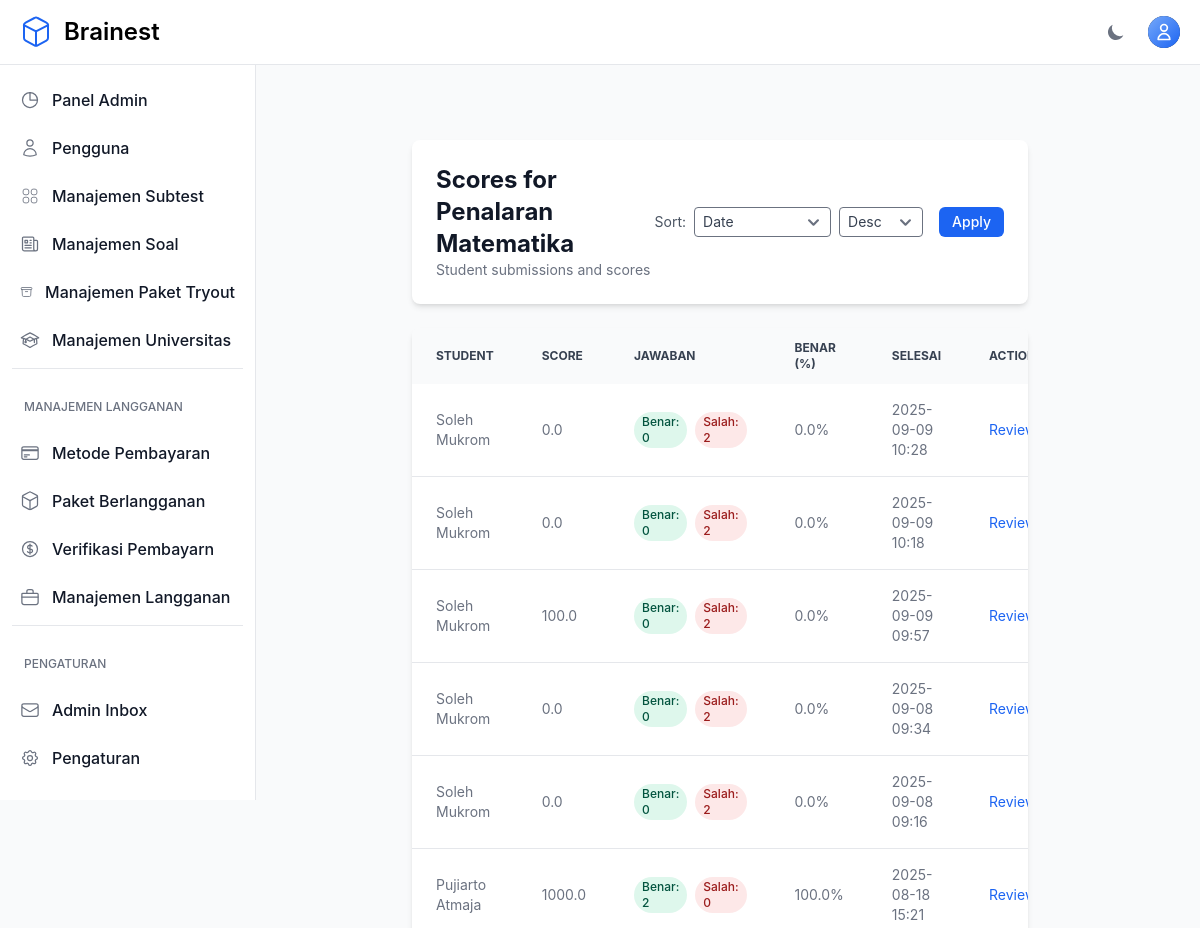
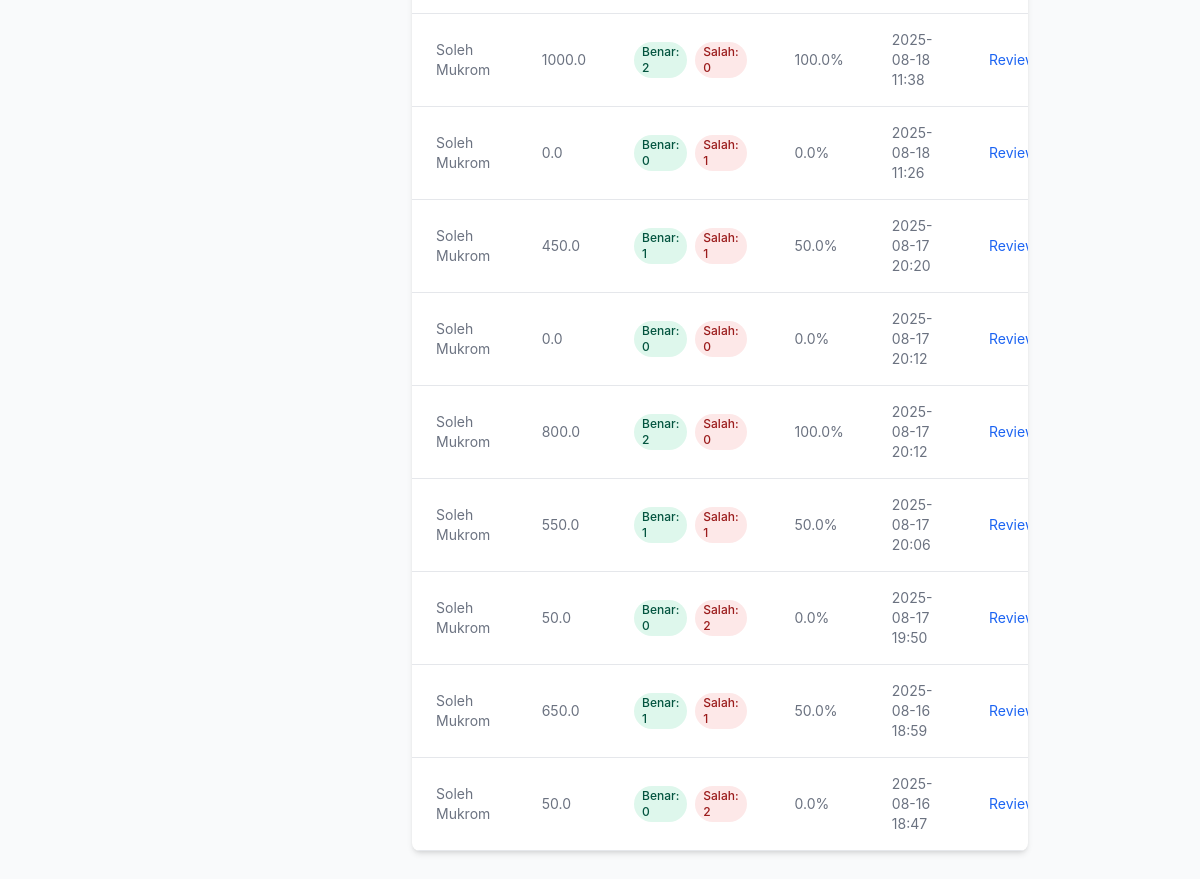
Page /teacher/categories/37/scores/ (signed in) on the earlier database version (2 pictures, top to bottom).
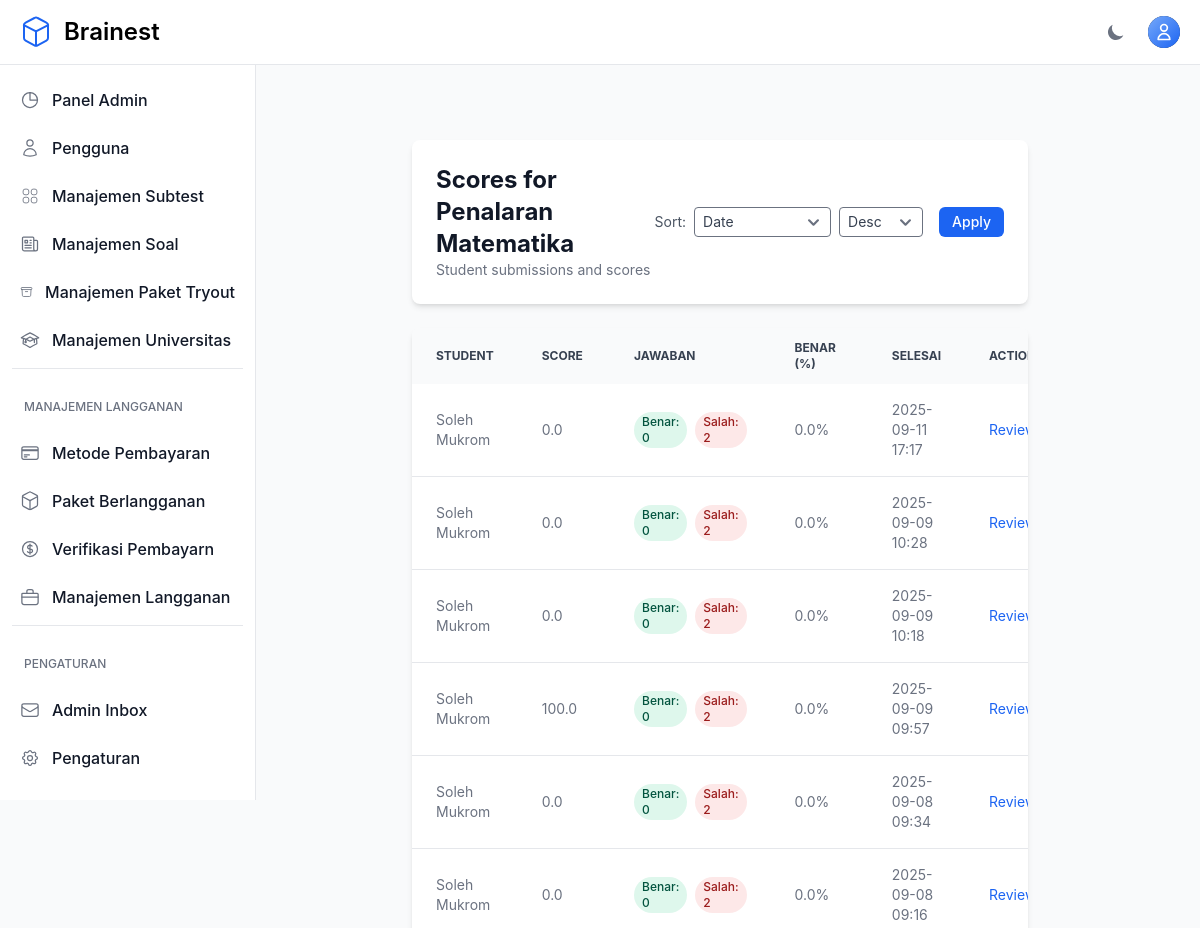
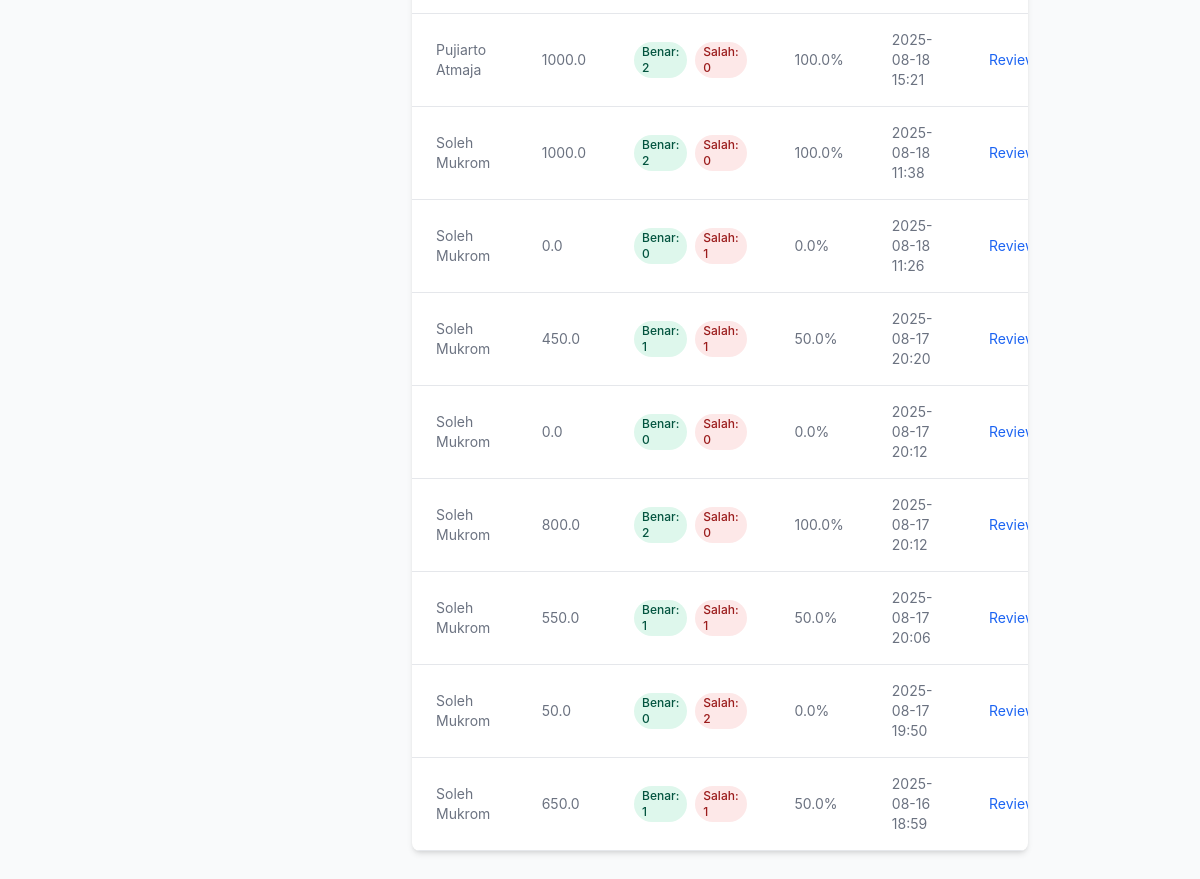
Same page on the later database version (2 pictures, top to bottom).
### otosapp/models.py (models this page shows, shortened)
class Category(models.Model):
    SCORING_METHODS = [
        ('default', 'Default'),
        ('custom', 'Custom'),
        ('utbk', 'UTBK'),
    ]
    category_name = models.CharField(max_length=200)
    time_limit = models.IntegerField(default=60, help_text="Time limit in minutes (default: 60 minutes)")
    scoring_method = models.CharField(max_length=10, choices=SCORING_METHODS, default='default')
    passing_score = models.FloatField(default=75.0, help_text="Minimum score required to pass (0-100)")
    release_date = models.DateTimeField(default=timezone.now, help_text="Tanggal rilis subtest ini")
    created_by = models.ForeignKey(
        User,
        on_delete=models.SET_NULL,
        null=True,
        blank=True,
        related_name='categories_created',
        help_text='Teacher who created this category'
    )
    teachers = models.ManyToManyField(
        User,
        related_name='teaching_categories',
        blank=True,
        help_text='Additional teachers assigned to this category'
    )

class Test(models.Model):
    student = models.ForeignKey(
        User, on_delete=models.CASCADE,
        limit_choices_to={'userprofile__role__role_name': 'Student'},
        related_name="tests"
    )
    score = models.FloatField(default=0, verbose_name="Score")
    date_taken = models.DateTimeField(auto_now_add=True, verbose_name="Date Taken")
    start_time = models.DateTimeField(null=True, blank=True, verbose_name="Test Start Time")
    end_time = models.DateTimeField(null=True, blank=True, verbose_name="Test End Time")
    time_limit = models.IntegerField(default=60, verbose_name="Time Limit (minutes)")
    is_submitted = models.BooleanField(default=False, verbose_name="Is Submitted")
    categories = models.ManyToManyField(Category, related_name="tests", blank=True)
    tryout_package = models.ForeignKey(
        TryoutPackage,
        on_delete=models.CASCADE,
        null=True,
        blank=True,
        help_text="Paket tryout yang digunakan (jika ada)"
    )
    current_question = models.IntegerField(default=1, verbose_name="Current Question Index")

class User(AbstractUser):
    email = models.EmailField(unique=True)
    phone_number = models.CharField(max_length=20, null=True, blank=True, verbose_name='Phone Number')
    USERNAME_FIELD = 'email'
    REQUIRED_FIELDS = ['username']
    role = models.ForeignKey('Role', on_delete=models.SET_NULL, null=True)
    profile_picture = models.ImageField(upload_to='profile_pictures/', null=True, blank=True, storage=get_storage, max_length=500)
    groups = models.ManyToManyField(
        Group,
        related_name="custom_user_set",  # Add a custom related name here
        blank=True,
        help_text="The groups this user belongs to.",
        verbose_name="groups"
    )
    user_permissions = models.ManyToManyField(
        Permission,
        related_name="custom_user_permissions",  # Add a custom related name here
        blank=True,
        help_text="Specific permissions for this user.",
        verbose_name="user permissions"
    )
    def is_admin(self):
        return self.role and self.role.role_name == 'Admin'

### otosapp/views.py (the view, shortened to what this page needs)
# urls.py: path('teacher/categories/<int:category_id>/scores/', views.teacher_view_student_scores, name='teacher_view_student_scores'),
@login_required
@admin_or_teacher_required
def teacher_view_student_scores(request, category_id):
    category = get_object_or_404(Category, id=category_id)
    if not (request.user.is_admin() or category.created_by == request.user or category.teachers.filter(pk=request.user.pk).exists()):
        raise PermissionDenied
    tests_qs = Test.objects.filter(
        categories=category,
        is_submitted=True
    ).select_related('student').distinct()
    tests_qs = tests_qs.annotate(
        correct_count_ann=Count(
            'answers',
            filter=Q(answers__question__category=category) & (
                Q(answers__selected_choice__is_correct=True) |
                Q(answers__question__question_type='essay', answers__text_answer__isnull=False)
            ),
            distinct=True
        ),
        wrong_count_ann=Count(
            'answers',
            filter=Q(answers__question__category=category) & (
                Q(answers__selected_choice__is_correct=False) |
                Q(answers__question__question_type='essay', answers__text_answer__isnull=True)
            ),
            distinct=True
        ),
    )
    sort = request.GET.get('sort', 'date')
    order = request.GET.get('order', 'desc')
    if sort == 'score':
        sort_field = 'score'
    elif sort == 'correct':
        sort_field = 'correct_count_ann'
    else:
        sort_field = 'date_taken'
    if order == 'asc':
        tests_qs = tests_qs.order_by(sort_field)
    else:
        tests_qs = tests_qs.order_by('-' + sort_field)
    paginator = Paginator(tests_qs, 15)
    page = request.GET.get('page')
    try:
        tests_page = paginator.page(page)
    except PageNotAnInteger:
        tests_page = paginator.page(1)
    except EmptyPage:
        tests_page = paginator.page(paginator.num_pages)
    for test in tests_page:
        test.correct_count = getattr(test, 'correct_count_ann', None)
        test.wrong_count = getattr(test, 'wrong_count_ann', None)
        total_answered = (test.correct_count or 0) + (test.wrong_count or 0)
        if total_answered > 0:
            try:
                test.percent_correct = round((test.correct_count / total_answered) * 100, 1)
            except Exception:
                test.percent_correct = 0.0
        else:
            test.percent_correct = 0.0
    return render(request, 'teacher/student_scores.html', {'tests': tests_page, 'category': category})

### otosapp/templates/teacher/student_scores.html (shortened to what this page needs)
{% extends 'base.html' %}
{% block content %}
<section class="bg-gray-50 dark:bg-gray-900 p-3 sm:p-5 antialiased">
  <div class="mx-auto max-w-screen-xl px-4 lg:px-12">
    <div class="bg-white dark:bg-gray-800 relative shadow-md sm:rounded-lg overflow-hidden mb-6">
      <div class="p-6 flex items-center justify-between">
        <div>
          <h1 class="text-2xl font-bold text-gray-900 dark:text-white">Scores for {{ category.category_name }}</h1>
          <p class="text-sm text-gray-500 dark:text-gray-400">Student submissions and scores</p>
        </div>
        <form method="get" class="flex items-center gap-2">
          <label class="text-sm text-gray-600 dark:text-gray-300">Sort:</label>
          <select name="sort" class="rounded px-2 py-1 text-sm bg-white dark:bg-gray-700 text-gray-700 dark:text-gray-200">
            <option value="date" {% if request.GET.sort == 'date' or not request.GET.sort %}selected{% endif %}>Date</option>
          </select>
          <select name="order" class="rounded px-2 py-1 text-sm bg-white dark:bg-gray-700 text-gray-700 dark:text-gray-200">
            <option value="desc" {% if request.GET.order == 'desc' or not request.GET.order %}selected{% endif %}>Desc</option>
          </select>
          <button type="submit" class="ml-2 inline-flex items-center px-3 py-1.5 border border-transparent text-sm leading-4 font-medium rounded-md text-white bg-blue-600 hover:bg-blue-700">Apply</button>
        </form>
      </div>
    </div>
    <div class="bg-white dark:bg-gray-800 relative shadow-md sm:rounded-lg overflow-hidden">
      <div class="overflow-x-auto">
        <table class="w-full text-sm text-left text-gray-500 dark:text-gray-400">
          <thead class="text-xs text-gray-700 uppercase bg-gray-50 dark:bg-gray-700 dark:text-gray-400">
            <tr>
              <th class="px-6 py-3">Student</th>
              <th class="px-6 py-3">Score</th>
              <th class="px-6 py-3">Jawaban</th>
              <th class="px-6 py-3">Benar (%)</th>
              <th class="px-6 py-3">Selesai</th>
              <th class="px-6 py-3">Actions</th>
            </tr>
          </thead>
          <tbody>
            {% for test in tests %}
            <tr class="border-b dark:border-gray-700 hover:bg-gray-50 dark:hover:bg-gray-700 transition-colors">
              <td class="px-6 py-4">
                {% if test.student.get_full_name %}
                  {{ test.student.get_full_name }}
                {% elif test.student.email %}
                  {{ test.student.email }}
                {% elif test.student.phone_number %}
                  {{ test.student.phone_number }}
                {% else %}
                  -
                {% endif %}
              </td>
              <td class="px-6 py-4">{{ test.score|floatformat:1 }}</td>
              <td class="px-6 py-4">
                <div class="flex gap-2 items-center">
                  <span class="inline-flex items-center px-2 py-0.5 rounded-full text-xs font-medium bg-green-100 text-green-800 dark:bg-green-800 dark:text-green-100">Benar: {{ test.correct_count }}</span>
                  <span class="inline-flex items-center px-2 py-0.5 rounded-full text-xs font-medium bg-red-100 text-red-800 dark:bg-red-800 dark:text-red-100">Salah: {{ test.wrong_count }}</span>
                </div>
              </td>
                <td class="px-6 py-4">{{ test.percent_correct }}%</td>
                <td class="px-6 py-4">{{ test.date_taken|date:"Y-m-d H:i" }}</td>
              <td class="px-6 py-4">
                <a href="{% url 'teacher_test_review' category.id test.id %}" class="text-sm text-blue-600 hover:underline">Review</a>
              </td>
            </tr>
            {% endfor %}
          </tbody>
        </table>
      </div>
    </div>
  </div>
</section>
{% endblock %}

Differences in the rows shown:
no longer on this page (row unchanged): Test: student.get_full_name "Soleh Mukrom", score "50.0", correct_count "0", wrong_count "2", percent_correct "0.0", date_taken "2025-08-16 18:47"
added Test: student.get_full_name "Soleh Mukrom", score "0.0", correct_count "0", wrong_count "2", percent_correct "0.0", date_taken "2025-09-11 17:17"
